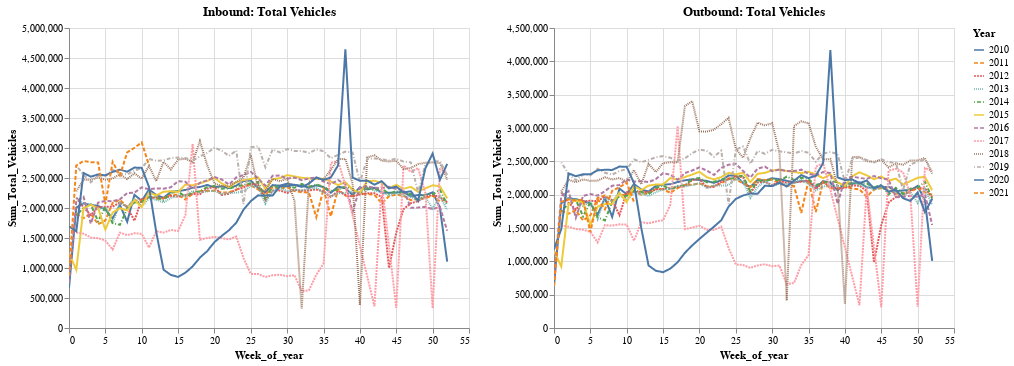

Notebook source saved alongside this figure:
### Code cell
ingoing_chart = alt.Chart(ingoing).mark_line().encode(
    x='Week_of_year',
    y='Sum_Total_Vehicles',
    color='Year',
    strokeDash='Year',
).properties(title='Inbound: Total Vehicles').interactive()

outgoing_chart = alt.Chart(outgoing).mark_line().encode(
    x='Week_of_year',
    y='Sum_Total_Vehicles',
    color='Year',
    strokeDash='Year',
).properties(title='Outbound: Total Vehicles').interactive()

alt.hconcat(
   ingoing_chart,
   outgoing_chart,
)

### Figure 1 — Vega-Lite specification as saved in the notebook (floating-point values rounded to 4 significant figures; data arrays with more than 128 entries replaced by an {"elided": "..."} marker saying what was removed)
{"config": {"view": {"continuousWidth": 400, "continuousHeight": 300}}, "hconcat": [{"data": {"name": "data-34681bdbab8d36b457f072fc32eaa456"}, "mark": "line", "encoding": {"color": {"type": "nominal", "field": "Year"}, "strokeDash": {"type": "nominal", "field": "Year"}, "x": {"type": "quantitative", "field": "Week_of_year"}, "y": {"type": "quantitative", "field": "Sum_Total_Vehicles"}}, "selection": {"selector003": {"type": "interval", "bind": "scales", "encodings": ["x", "y"]}}, "title": "Inbound: Total Vehicles"}, {"data": {"name": "data-150f0e3395a55e7beaf98a6c1eb7fc88"}, "mark": "line", "encoding": {"color": {"type": "nominal", "field": "Year"}, "strokeDash": {"type": "nominal", "field": "Year"}, "x": {"type": "quantitative", "field": "Week_of_year"}, "y": {"type": "quantitative", "field": "Sum_Total_Vehicles"}}, "selection": {"selector004": {"type": "interval", "bind": "scales", "encodings": ["x", "y"]}}, "title": "Outbound: Total Vehicles"}], "$schema": "https://vega.github.io/schema/vega-lite/v4.8.1.json", "datasets": {"data-34681bdbab8d36b457f072fc32eaa456": {"elided": "584 records"}, "data-150f0e3395a55e7beaf98a6c1eb7fc88": {"elided": "584 records"}}}
